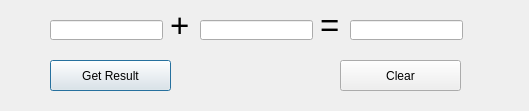
<?xml version="1.0" encoding="UTF-8"?>
<ui version="4.0">
 <class>Question_2_1</class>
 <widget class="QDialog" name="Question_2_1">
  <property name="geometry">
   <rect>
    <x>0</x>
    <y>0</y>
    <width>529</width>
    <height>111</height>
   </rect>
  </property>
  <property name="windowTitle">
   <string>Dialog</string>
  </property>
  <widget class="QLineEdit" name="First">
   <property name="geometry">
    <rect>
     <x>50</x>
     <y>20</y>
     <width>113</width>
     <height>20</height>
    </rect>
   </property>
  </widget>
  <widget class="QLabel" name="label">
   <property name="geometry">
    <rect>
     <x>170</x>
     <y>10</y>
     <width>21</width>
     <height>31</height>
    </rect>
   </property>
   <property name="font">
    <font>
     <pointsize>25</pointsize>
    </font>
   </property>
   <property name="text">
    <string>+</string>
   </property>
  </widget>
  <widget class="QLineEdit" name="Second">
   <property name="geometry">
    <rect>
     <x>200</x>
     <y>20</y>
     <width>113</width>
     <height>20</height>
    </rect>
   </property>
  </widget>
  <widget class="QLabel" name="label_2">
   <property name="geometry">
    <rect>
     <x>320</x>
     <y>10</y>
     <width>21</width>
     <height>31</height>
    </rect>
   </property>
   <property name="font">
    <font>
     <pointsize>25</pointsize>
    </font>
   </property>
   <property name="text">
    <string>=</string>
   </property>
  </widget>
  <widget class="QLineEdit" name="Result">
   <property name="enabled">
    <bool>true</bool>
   </property>
   <property name="geometry">
    <rect>
     <x>350</x>
     <y>20</y>
     <width>113</width>
     <height>20</height>
    </rect>
   </property>
   <property name="acceptDrops">
    <bool>true</bool>
   </property>
   <property name="readOnly">
    <bool>true</bool>
   </property>
  </widget>
  <widget class="QPushButton" name="pushButton">
   <property name="geometry">
    <rect>
     <x>50</x>
     <y>60</y>
     <width>121</width>
     <height>31</height>
    </rect>
   </property>
   <property name="text">
    <string>Get Result</string>
   </property>
  </widget>
  <widget class="QPushButton" name="pushButton_2">
   <property name="geometry">
    <rect>
     <x>340</x>
     <y>60</y>
     <width>121</width>
     <height>31</height>
    </rect>
   </property>
   <property name="text">
    <string>Clear</string>
   </property>
  </widget>
 </widget>
 <resources/>
 <connections/>
</ui>
